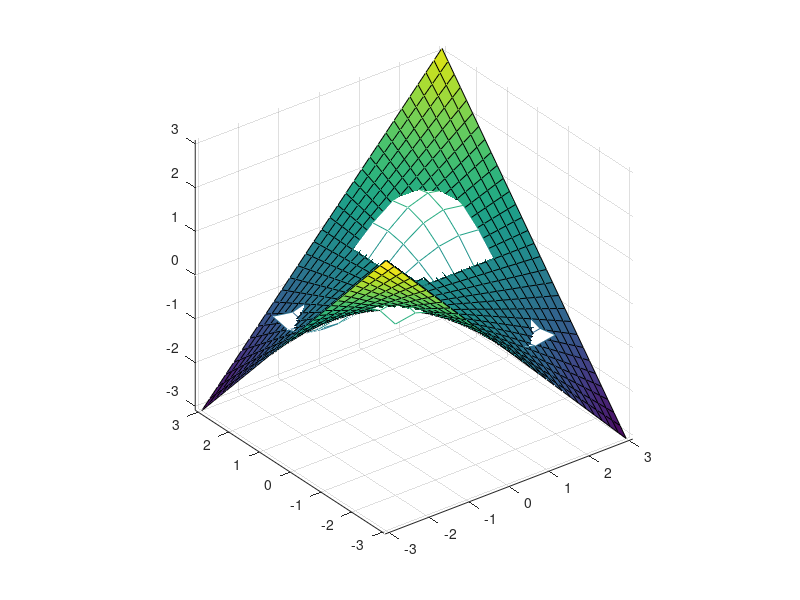

MATLAB code for this plot:
clc, clear, close all;
h0=0.5;
d0=2;
[X0,Y0]=meshgrid(-d0:h0:d0,-d0:h0:d0);

f0=@(x,y)( sin(x).*sin(y) );
Z0=f0(X0,Y0);

%Liste mit Vorgabepunkten
x0=X0(:);
y0=Y0(:);
z0=Z0(:);

%g0=@(x,y,s)(exp(-(x.^2+y.^2)./(2.*s)));
%g=@(x,y)(g0(x,y,1));
%h1=1;
%d1=5;
%[x1,y1]=meshgrid(-d:h1:d,-d:h1:d);
%x1=x1(:)';
%y1=y1(:)';
%f=@(x,y)[g(x-x1,y-y1)];

%Ansatzfunktionen, Liste einfach erweitern (Rest geht automatisch)
f=@(x,y)[x.^2, y.^2, x.*y, x, y, 1];


m=length(f(0,0));
n=length(x0);

A=zeros(n,m);
b=zeros(n,1);
for i=1:n
    A(i,:)=f(x0(i),y0(i));
    b(i)=z0(i);
end

k=A\b;

h=0.2;
d=3;
[x,y]=meshgrid(-d:h:d,-d:h:d);

z=zeros(size(x));

for i=1:numel(x)
    z(i)=f(x(i),y(i))*k;
end

figure;
surf(x,y,z);
hold on
mesh(X0,Y0,Z0);
axis equal

k
max(abs((A*k-b)))
